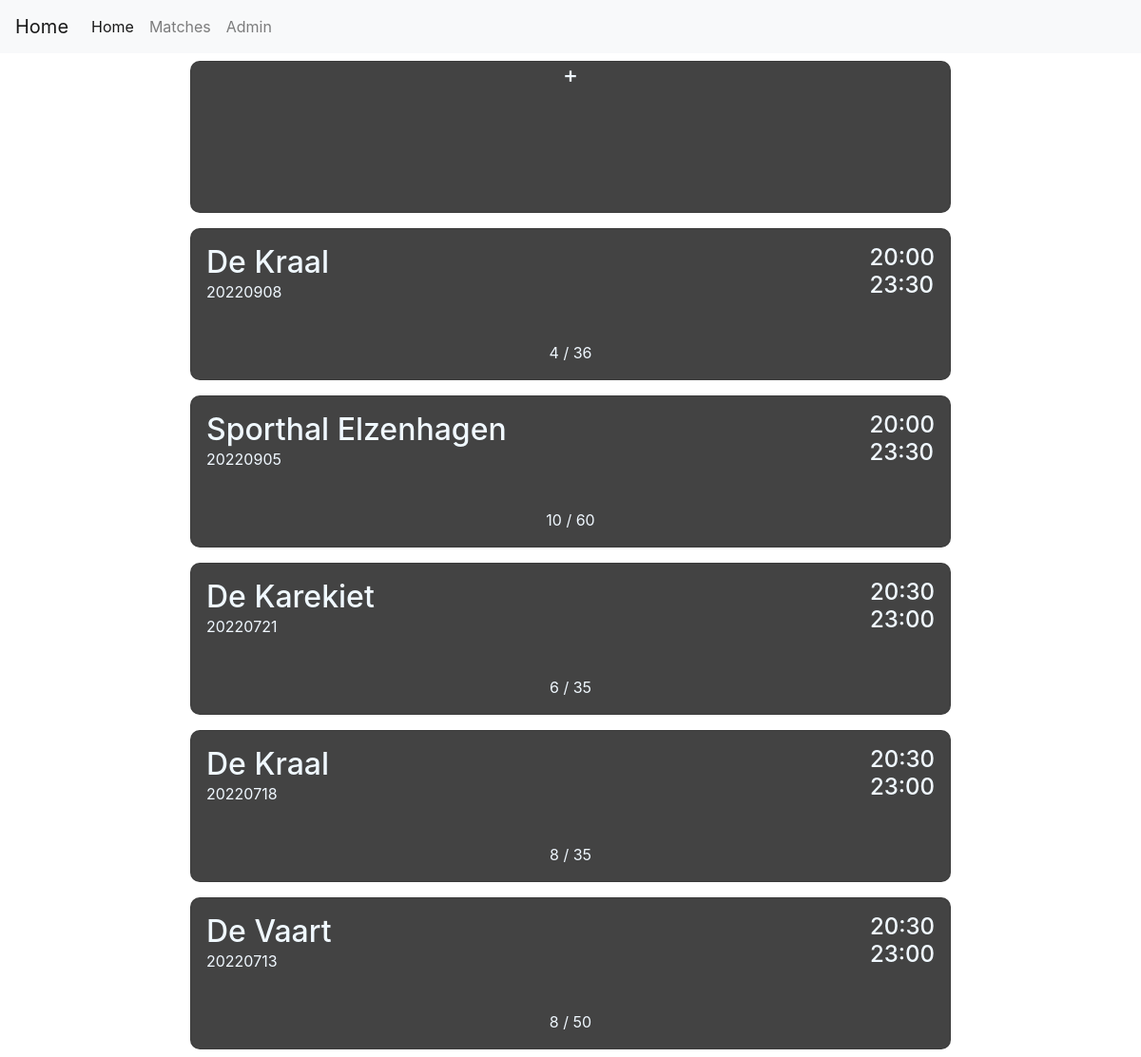
The page /admin on the database its author committed.
### tables this page shows
CREATE TABLE MATCHDAYS ([id] INTEGER PRIMARY KEY,[date] text, [starttime] text, [endtime] text, [location] text, [max] int, [status] text, [price] text);

### Program.py (the view)
@app.route('/admin', methods=['GET', 'POST'])
def admin():
    if request.method == 'POST':
        matchday = int(request.form.get('dateBtn'))
        return redirect(url_for('adminmatch', matchday = matchday, message = ''))
    match_list = Functions.getData("match")
    return render_template('admin.html', list=list(match_list.values())[::-1], n_list=len(match_list))

### Program.py (called while the page is built)
@app.after_request
def add_header(r):
    r.headers["Cache-Control"] = "no-cache, no-store, must-revalidate"
    r.headers["Pragma"] = "no-cache"
    r.headers["Expires"] = "0"
    r.headers['Cache-Control'] = 'public, max-age=0'
    return r

### templates/admin.html (shortened to what this page needs)
{% extends 'layout.html' %}
{% block body %}
<link rel="stylesheet" href="../static/matches.css">
<div class="container-fluid">
    <div class="one">
        <a href="/admincreatematch">
            <div class="matches">
                <div id="add" class="card" name="cardname">
                    <div class="participants">
                        <h4>+</h4>
                    </div>
                </div>
            </div>
        </a>
        {% for i in range(n_list) %}
        <form id="{{list[i][0]}}" method="POST" action="">
            <div class="matches">
                <div id="{{ list[i][0] }}" class="card" name="cardname" onclick="document.getElementById('{{list[i][0]}}').submit();">
                    <div class="header">
                        <div>
                            <h2 class="title">{{ list[i][3] }}</h2>
                            <p class="date">{{ list[i][0] }}</p>
                        </div>
                        <div class="time">
                            <h4 class="stamp">{{ list[i][1] }}</h4>
                            <h4 class="stamp">{{ list[i][2] }}</h4>
                        </div>
                    </div>
                    <div class="participants">
                        <p>{{ list[i][7] }} / {{ list[i][4] }}</p>
                    </div>
                </div>
            </div>
        </form>
        {% endfor %}
    </div>
</div>
{% endblock %}

### templates/layout.html (shortened to what this page needs)
<!doctype html>
<html lang="en">
  <head>
    <link rel="stylesheet" href="https://cdn.jsdelivr.net/npm/bootstrap@4.3.1/dist/css/bootstrap.min.css">
  </head>
  <body>
    {% include 'navbar.html' %}
    {% block body %}{% endblock %}
  </body>
</html>

### templates/navbar.html (shortened to what this page needs)
<nav class="navbar navbar-expand-lg navbar-light bg-light">
  <a class="navbar-brand" href="/matches">Home</a>
  <div class="collapse navbar-collapse" id="navbarNavAltMarkup">
    <div class="navbar-nav">
      <a class="nav-item nav-link active" href="/">Home <span class="sr-only">(current)</span></a>
      <a class="nav-item nav-link" href="/matches">Matches</a>
      <a class="nav-item nav-link" href="/admin">Admin</a>
    </div>
  </div>
</nav>

### static/matches.css (style rules this page uses)
.matches { display: flex; justify-content: center; }
.card { background-color: rgb(67, 67, 67); color: aliceblue; height: 10rem; width: 50rem; border-radius: 10px; display: flex; justify-content: space-between; margin: 0.5rem 0; transition: 0.3s; }
.title { margin: 1rem 1rem 0 1rem; }
.header { display: flex; justify-content: space-between; }
.time { display: flex; flex-direction: column; margin: 1em; }
.stamp { margin: 0; }
.date { margin: 0 0 0 1rem; }
.participants { display: flex; justify-content: center; }

### rows shown on the page
MATCHDAYS: location "De Kraal", date "20220908", starttime "20:00", endtime "23:30"
MATCHDAYS: location "Sporthal Elzenhagen", date "20220905", starttime "20:00", endtime "23:30"
MATCHDAYS: location "De Karekiet", date "20220721", starttime "20:30", endtime "23:00"
MATCHDAYS: location "De Kraal", date "20220718", starttime "20:30", endtime "23:00"
MATCHDAYS: location "De Vaart", date "20220713", starttime "20:30", endtime "23:00"

### other values the page prints
{{ list[i][7] }} "4" "10" "6" "8" "8"
{{ list[i][4] }} "36" "60" "35" "35" "50"
